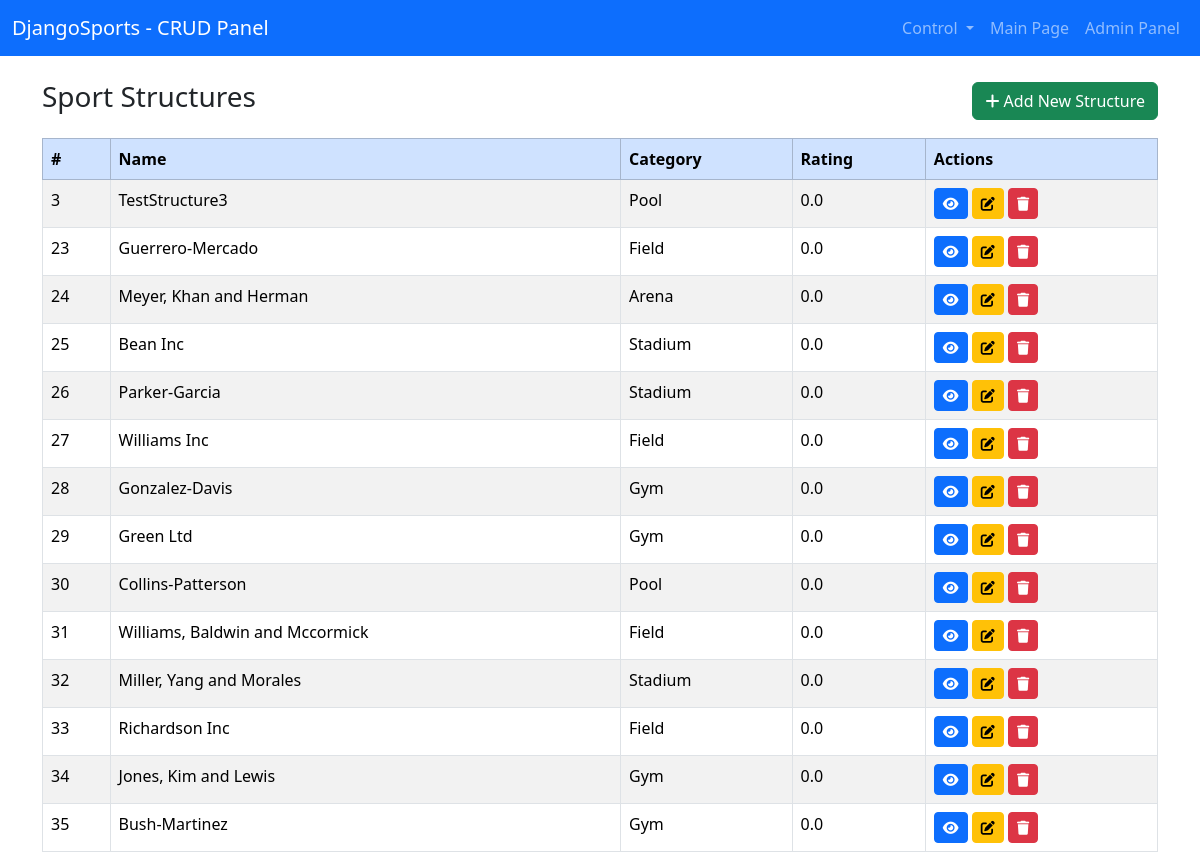
/structures/ (signed in), run on the app's committed database.
### djangoSportApp/models.py (models this page shows, shortened)
class SportStructure(models.Model):
    name = models.CharField(max_length=255)
    description = models.TextField()
    rating = models.FloatField(default=0)  # Average rating (updated separately)
    category = models.ForeignKey('Category', on_delete=models.SET_NULL, null=True, related_name='structures')
    address = models.CharField(max_length=255)
    tags = models.ManyToManyField('Tag', related_name='structures')

class Category(models.Model):
    name = models.CharField(max_length=100)

### djangoSportApp/views.py (the view)
# urls.py: path('structures/', views.structure_list, name='structure_list'),
@permission_required('djangoSportApp.view_sportstructure', raise_exception=True)
def structure_list(request):
    structures = SportStructure.objects.all()
    return render(request, 'crud/structure_list.html', {'structures': structures})

### templates/crud/structure_list.html (shortened to what this page needs)
{% extends 'crud/crud-base.html' %}
{% block crud_content %}
<div class="d-flex justify-content-between align-items-center mb-3">
    <h3>Sport Structures</h3>
    <a href="{% url 'structure_create' %}" class="btn btn-success"><i class="fas fa-plus"></i> Add New Structure</a>
</div>
<table class="table table-striped table-bordered">
    <thead class="table-primary">
        <tr>
            <th>#</th>
            <th>Name</th>
            <th>Category</th>
            <th>Rating</th>
            <th>Actions</th>
        </tr>
    </thead>
    <tbody>
        {% for structure in structures %}
        <tr>
            <td>{{ structure.id }}</td>
            <td>{{ structure.name }}</td>
            <td>{{ structure.category.name }}</td>
            <td>{{ structure.rating }}</td>
            <td>
                <a href="{% url 'structure_detail' structure.id %}" class="btn btn-primary btn-sm"><i class="fas fa-eye"></i></a>
                <a href="{% url 'structure_update' structure.id %}" class="btn btn-warning btn-sm"><i class="fas fa-edit"></i></a>
                <a href="{% url 'structure_delete' structure.id %}" class="btn btn-danger btn-sm"><i class="fas fa-trash"></i></a>
            </td>
        </tr>
        {% endfor %}
    </tbody>
</table>
{% endblock %}

### data on the page
SportStructure: id "3", name "TestStructure3", category.name "Pool", rating "0.0"
SportStructure: id "23", name "Guerrero-Mercado", category.name "Field", rating "0.0"
SportStructure: id "24", name "Meyer, Khan and Herman", category.name "Arena", rating "0.0"
SportStructure: id "25", name "Bean Inc", category.name "Stadium", rating "0.0"
SportStructure: id "26", name "Parker-Garcia", category.name "Stadium", rating "0.0"
SportStructure: id "27", name "Williams Inc", category.name "Field", rating "0.0"
SportStructure: id "28", name "Gonzalez-Davis", category.name "Gym", rating "0.0"
SportStructure: id "29", name "Green Ltd", category.name "Gym", rating "0.0"
SportStructure: id "30", name "Collins-Patterson", category.name "Pool", rating "0.0"
SportStructure: id "31", name "Williams, Baldwin and Mccormick", category.name "Field", rating "0.0"
SportStructure: id "32", name "Miller, Yang and Morales", category.name "Stadium", rating "0.0"
SportStructure: id "33", name "Richardson Inc", category.name "Field", rating "0.0"
SportStructure: id "34", name "Jones, Kim and Lewis", category.name "Gym", rating "0.0"
SportStructure: id "35", name "Bush-Martinez", category.name "Gym", rating "0.0"
